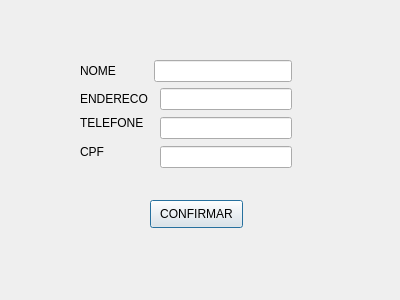
<?xml version="1.0" encoding="UTF-8"?>
<ui version="4.0">
 <class>JanelaCliente</class>
 <widget class="QDialog" name="JanelaCliente">
  <property name="geometry">
   <rect>
    <x>0</x>
    <y>0</y>
    <width>400</width>
    <height>300</height>
   </rect>
  </property>
  <property name="windowTitle">
   <string>ALTERACAO </string>
  </property>
  <widget class="QPushButton" name="pushButton_CONFIRMAR">
   <property name="geometry">
    <rect>
     <x>150</x>
     <y>200</y>
     <width>93</width>
     <height>28</height>
    </rect>
   </property>
   <property name="text">
    <string>CONFIRMAR</string>
   </property>
  </widget>
  <widget class="QWidget" name="">
   <property name="geometry">
    <rect>
     <x>80</x>
     <y>60</y>
     <width>212</width>
     <height>108</height>
    </rect>
   </property>
   <layout class="QGridLayout" name="gridLayout">
    <item row="0" column="0">
     <widget class="QLabel" name="label">
      <property name="text">
       <string>NOME</string>
      </property>
     </widget>
    </item>
    <item row="0" column="1" colspan="2">
     <widget class="QLineEdit" name="lineEdit_NOME"/>
    </item>
    <item row="1" column="2">
     <widget class="QLineEdit" name="lineEdit_TELEFONE"/>
    </item>
    <item row="2" column="2" rowspan="2">
     <widget class="QLineEdit" name="lineEdit_ENDERECO"/>
    </item>
    <item row="3" column="0" rowspan="2">
     <widget class="QLabel" name="label_4">
      <property name="text">
       <string>CPF</string>
      </property>
     </widget>
    </item>
    <item row="4" column="2">
     <widget class="QLineEdit" name="lineEdit_CPF"/>
    </item>
    <item row="1" column="0">
     <widget class="QLabel" name="label_3">
      <property name="text">
       <string>ENDERECO</string>
      </property>
     </widget>
    </item>
    <item row="2" column="0">
     <widget class="QLabel" name="label_2">
      <property name="text">
       <string>TELEFONE</string>
      </property>
     </widget>
    </item>
   </layout>
  </widget>
 </widget>
 <resources/>
 <connections/>
</ui>
